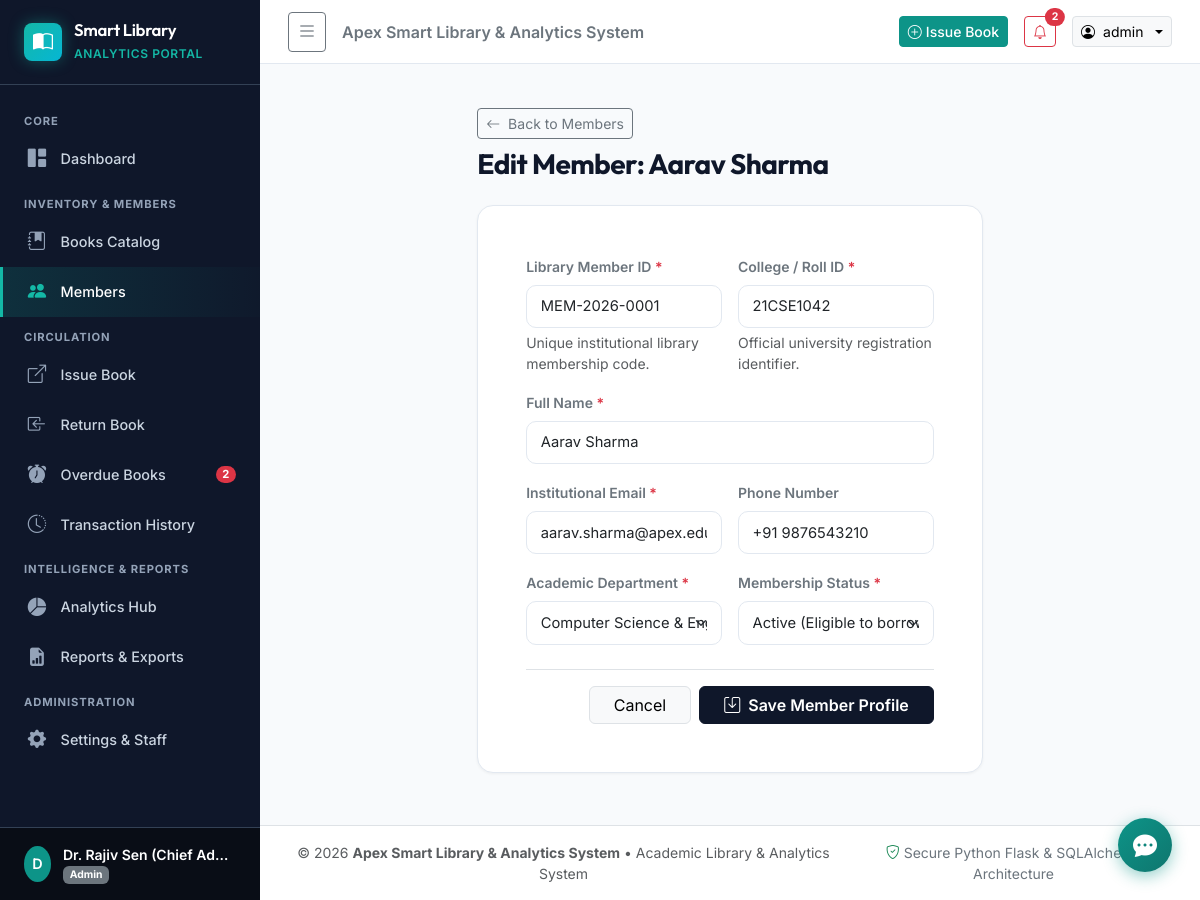
The page /members/1/edit (signed in) on the database its author committed.
### models/user.py (models this page shows, shortened)
class User(UserMixin, db.Model):
    __tablename__ = 'users'
    id = db.Column(db.Integer, primary_key=True)
    username = db.Column(db.String(64), unique=True, nullable=False, index=True)
    email = db.Column(db.String(120), unique=True, nullable=False, index=True)
    password_hash = db.Column(db.String(256), nullable=False)
    full_name = db.Column(db.String(120), nullable=False)
    role = db.Column(db.String(20), default='librarian', nullable=False)  # 'admin' or 'librarian'
    is_active_account = db.Column(db.Boolean, default=True, nullable=False)
    created_at = db.Column(db.DateTime, default=lambda: datetime.now(timezone.utc))
    last_login = db.Column(db.DateTime, nullable=True)
    @property
    def is_admin(self):
        return self.role == 'admin'
    @property
    def is_active(self):
        return self.is_active_account

### models/setting.py (models this page shows, shortened)
class Setting(db.Model):
    __tablename__ = 'settings'
    id = db.Column(db.Integer, primary_key=True)
    key = db.Column(db.String(64), unique=True, nullable=False, index=True)
    value = db.Column(db.String(255), nullable=False)
    description = db.Column(db.String(255), nullable=True)
    @classmethod
    def get_value(cls, key, default=None):
        setting = cls.query.filter_by(key=key).first()
        return setting.value if setting else default

### models/member.py (models this page shows, shortened)
class Member(db.Model):
    __tablename__ = 'members'
    id = db.Column(db.Integer, primary_key=True)
    member_id = db.Column(db.String(32), unique=True, nullable=False, index=True)
    student_staff_id = db.Column(db.String(32), unique=True, nullable=False, index=True)
    full_name = db.Column(db.String(150), nullable=False, index=True)
    email = db.Column(db.String(120), unique=True, nullable=False, index=True)
    phone = db.Column(db.String(20), nullable=True)
    department = db.Column(db.String(100), nullable=False, index=True)
    membership_date = db.Column(db.Date, default=date.today, nullable=False)
    status = db.Column(db.String(20), default='Active', nullable=False)  # 'Active', 'Suspended', 'Expired'
    created_at = db.Column(db.DateTime, default=lambda: datetime.now(timezone.utc))
    loans = db.relationship('Loan', back_populates='member', lazy='select')

### routes/members.py (the view, shortened to what this page needs)
@members_bp.route('/<int:member_id>/edit', methods=['GET', 'POST'])
@login_required
def edit(member_id):
    member = db.session.get(Member, member_id)
    if not member:
        flash("Member not found.", "warning")
        return redirect(url_for('members.index'))
    departments = [
        "Computer Science & Engineering",
        "Information Technology",
        "Electronics & Communication",
        "Mechanical Engineering",
        "Civil Engineering",
        "Business Administration (MBA)",
        "Data Science & AI",
        "Physics & Mathematics"
    ]
    return render_template('members/form.html', member=member, suggested_id=member.member_id, departments=departments, title=f"Edit Member: {member.full_name}")

### templates/members/form.html (shortened to what this page needs)
{% extends "base.html" %}
{% block content %}
<div class="row justify-content-center">
    <div class="col-lg-8 col-xl-7">
        <div class="d-flex align-items-center justify-content-between mb-4">
            <div>
                <a href="{{ url_for('members.index') }}" class="btn btn-sm btn-outline-secondary mb-2">
                    <i class="bi bi-arrow-left me-1"></i> Back to Members
                </a>
                <h3 class="fw-bold text-navy mb-0">{{ title }}</h3>
            </div>
        </div>
        <div class="card card-custom">
            <div class="card-body p-4 p-md-5">
                <form method="POST" novalidate>
                    <div class="row g-3 mb-4">
                        <div class="col-md-6">
                            <label for="member_id" class="form-label small fw-semibold text-secondary">Library Member ID <span class="text-danger">*</span></label>
                            <input type="text" class="form-control" id="member_id" name="member_id" value="{{ member.member_id if member else suggested_id }}" {% if member %}readonly class="form-control bg-light"{% endif %} required>
                            <div class="form-text small">Unique institutional library membership code.</div>
                        </div>
                        <div class="col-md-6">
                            <label for="student_staff_id" class="form-label small fw-semibold text-secondary">College / Roll ID <span class="text-danger">*</span></label>
                            <input type="text" class="form-control" id="student_staff_id" name="student_staff_id" value="{{ member.student_staff_id if member else '' }}" placeholder="e.g. 21CSE1042 or FAC-309" required>
                            <div class="form-text small">Official university registration identifier.</div>
                        </div>
                        <div class="col-12">
                            <label for="full_name" class="form-label small fw-semibold text-secondary">Full Name <span class="text-danger">*</span></label>
                            <input type="text" class="form-control" id="full_name" name="full_name" value="{{ member.full_name if member else '' }}" placeholder="e.g. Aarav Sharma" required>
                        </div>
                        <div class="col-md-6">
                            <label for="email" class="form-label small fw-semibold text-secondary">Institutional Email <span class="text-danger">*</span></label>
                            <input type="email" class="form-control" id="email" name="email" value="{{ member.email if member else '' }}" placeholder="e.g. aarav.cse@apex.edu" required>
                        </div>
                        <div class="col-md-6">
                            <label for="phone" class="form-label small fw-semibold text-secondary">Phone Number</label>
                            <input type="tel" class="form-control" id="phone" name="phone" value="{{ member.phone if member else '' }}" placeholder="e.g. +91 9876543210">
                        </div>
                        <div class="col-md-6">
                            <label for="department" class="form-label small fw-semibold text-secondary">Academic Department <span class="text-danger">*</span></label>
                            <select class="form-select" id="department" name="department" required>
                                {% for dept in departments %}
                                <option value="{{ dept }}" {% if member and member.department == dept %}selected{% endif %}>{{ dept }}</option>
                                {% endfor %}
                            </select>
                        </div>
                        <div class="col-md-6">
                            <label for="status" class="form-label small fw-semibold text-secondary">Membership Status <span class="text-danger">*</span></label>
                            <select class="form-select" id="status" name="status" required>
                                <option value="Active" {% if not member or member.status == 'Active' %}selected{% endif %}>Active (Eligible to borrow)</option>
                            </select>
                        </div>
                    </div>
                    <div class="d-flex justify-content-end gap-2 pt-3 border-top">
                        <a href="{{ url_for('members.index') }}" class="btn btn-light border px-4">Cancel</a>
                        <button type="submit" class="btn btn-navy px-4 fw-semibold">
                            <i class="bi bi-save me-1"></i> Save Member Profile
                        </button>
                    </div>
                </form>
            </div>
        </div>
    </div>
</div>
{% endblock %}

### templates/base.html (shortened to what this page needs)
<!DOCTYPE html>
<html lang="en">
<head>
    <link href="https://cdn.jsdelivr.net/npm/bootstrap@5.3.3/dist/css/bootstrap.min.css" rel="stylesheet">
    <link href="https://cdn.jsdelivr.net/npm/bootstrap-icons@1.11.3/font/bootstrap-icons.min.css" rel="stylesheet">
    <link href="{{ url_for('static', filename='css/style.css') }}" rel="stylesheet">
</head>
<body>
    <div id="wrapper">
        {% if current_user.is_authenticated %}
        <nav id="sidebar">
            <div class="sidebar-header">
                <div class="brand-icon">
                    <i class="bi bi-book-half"></i>
                </div>
                <div class="brand-text">
                    <h5>Smart Library</h5>
                    <small>Analytics Portal</small>
                </div>
            </div>
            <div class="sidebar-menu">
                <div class="sidebar-heading">Core</div>
                <a href="{{ url_for('dashboard.index') }}" class="sidebar-link {% if request.endpoint == 'dashboard.index' %}active{% endif %}">
                    <i class="bi bi-grid-1x2-fill"></i>
                    <span>Dashboard</span>
                </a>
                <div class="sidebar-heading">Inventory & Members</div>
                <a href="{{ url_for('books.index') }}" class="sidebar-link {% if request.endpoint and request.endpoint.startswith('books.') %}active{% endif %}">
                    <i class="bi bi-journal-bookmark-fill"></i>
                    <span>Books Catalog</span>
                </a>
                <a href="{{ url_for('members.index') }}" class="sidebar-link {% if request.endpoint and request.endpoint.startswith('members.') %}active{% endif %}">
                    <i class="bi bi-people-fill"></i>
                    <span>Members</span>
                </a>
                <div class="sidebar-heading">Circulation</div>
                <a href="{{ url_for('transactions.issue') }}" class="sidebar-link {% if request.endpoint == 'transactions.issue' %}active{% endif %}">
                    <i class="bi bi-box-arrow-up-right"></i>
                    <span>Issue Book</span>
                </a>
                <a href="{{ url_for('transactions.return_book') }}" class="sidebar-link {% if request.endpoint == 'transactions.return_book' %}active{% endif %}">
                    <i class="bi bi-box-arrow-in-left"></i>
                    <span>Return Book</span>
                </a>
                <a href="{{ url_for('transactions.overdue') }}" class="sidebar-link {% if request.endpoint == 'transactions.overdue' %}active{% endif %}">
                    <i class="bi bi-alarm-fill"></i>
                    <span>Overdue Books</span>
                    {% if global_overdue_count > 0 %}
                    <span class="badge rounded-pill bg-danger">{{ global_overdue_count }}</span>
                    {% endif %}
                </a>
                <a href="{{ url_for('transactions.history') }}" class="sidebar-link {% if request.endpoint == 'transactions.history' %}active{% endif %}">
                    <i class="bi bi-clock-history"></i>
                    <span>Transaction History</span>
                </a>
                <div class="sidebar-heading">Intelligence & Reports</div>
                <a href="{{ url_for('analytics.index') }}" class="sidebar-link {% if request.endpoint and request.endpoint.startswith('analytics.') %}active{% endif %}">
                    <i class="bi bi-pie-chart-fill"></i>
                    <span>Analytics Hub</span>
                </a>
                <a href="{{ url_for('reports.index') }}" class="sidebar-link {% if request.endpoint and request.endpoint.startswith('reports.') %}active{% endif %}">
                    <i class="bi bi-file-earmark-bar-graph-fill"></i>
                    <span>Reports & Exports</span>
                </a>
                {% if current_user.is_admin %}
                <div class="sidebar-heading">Administration</div>
                <a href="{{ url_for('settings.index') }}" class="sidebar-link {% if request.endpoint and request.endpoint.startswith('settings.') %}active{% endif %}">
                    <i class="bi bi-gear-fill"></i>
                    <span>Settings & Staff</span>
                </a>
                {% endif %}
            </div>
            <div class="sidebar-footer">
                <div class="user-profile-badge">
                    <div class="avatar-initials">
                        {{ current_user.full_name[:1].upper() }}
                    </div>
                    <div class="user-info text-truncate">
                        <div class="fw-semibold text-white small text-truncate">{{ current_user.full_name }}</div>
                        <div class="text-muted" style="font-size: 0.75rem;">
                            <span class="badge bg-secondary" style="font-size: 0.65rem;">{{ current_user.role|capitalize }}</span>
                        </div>
                    </div>
                </div>
            </div>
        </nav>
        {% endif %}
        <div id="content">
            {% if current_user.is_authenticated %}
            <header class="topbar">
                <div class="d-flex align-items-center gap-3">
                    <button class="btn btn-sm btn-outline-secondary d-flex align-items-center" id="sidebarToggle" title="Toggle Navigation">
                        <i class="bi bi-list fs-5"></i>
                    </button>
                    <span class="d-none d-md-inline fw-semibold text-secondary">{{ library_name }}</span>
                </div>
                <div class="d-flex align-items-center gap-3">
                    <a href="{{ url_for('transactions.issue') }}" class="btn btn-sm btn-teal d-none d-sm-inline-flex align-items-center gap-1">
                        <i class="bi bi-plus-circle"></i> Issue Book
                    </a>
                    {% if global_overdue_count > 0 %}
                    <a href="{{ url_for('transactions.overdue') }}" class="btn btn-sm btn-outline-danger position-relative" title="Overdue Loans Alert">
                        <i class="bi bi-bell"></i>
                        <span class="position-absolute top-0 start-100 translate-middle badge rounded-pill bg-danger">
                            {{ global_overdue_count }}
                        </span>
                    </a>
                    {% endif %}
                    <div class="dropdown">
                        <button class="btn btn-sm btn-light border dropdown-toggle d-flex align-items-center gap-2" type="button" data-bs-toggle="dropdown">
                            <i class="bi bi-person-circle text-teal"></i>
                            <span class="d-none d-md-inline">{{ current_user.username }}</span>
                        </button>
                    </div>
                </div>
            </header>
            {% endif %}
            <div class="container-fluid px-4 pt-3">
            </div>
            <main class="main-container">
                {% block content %}{% endblock %}
            </main>
            <footer class="py-3 px-4 bg-white border-top text-center text-muted small mt-auto">
                <div class="d-flex flex-column flex-sm-row justify-content-between align-items-center gap-2">
                    <span>&copy; {{ current_year }} <strong>{{ library_name }}</strong> &bull; Academic Library & Analytics System</span>
                    <span class="text-secondary"><i class="bi bi-shield-check text-success me-1"></i>Secure Python Flask &amp; SQLAlchemy Architecture</span>
                </div>
            </footer>
        </div>
    </div>
    {% include 'chatbot_widget.html' %}
</body>
</html>

### rows shown on the page
User: full_name "D", full_name "Dr. Rajiv Sen (Chief Ad…", role "Admin", username "admin"
Setting: value "Apex Smart Library & Analytics System"
Member: member_id "MEM-2026-0001", student_staff_id "21CSE1042", full_name "Aarav Sharma", email "aarav.sharma@apex.edu", phone "+91 9876543210", department "Computer Science & Engineering", status "Active (Eligible to borrow)"

### other values the page prints
{{ global_overdue_count }} "2"
{{ title }} "Edit Member: Aarav Sharma"
